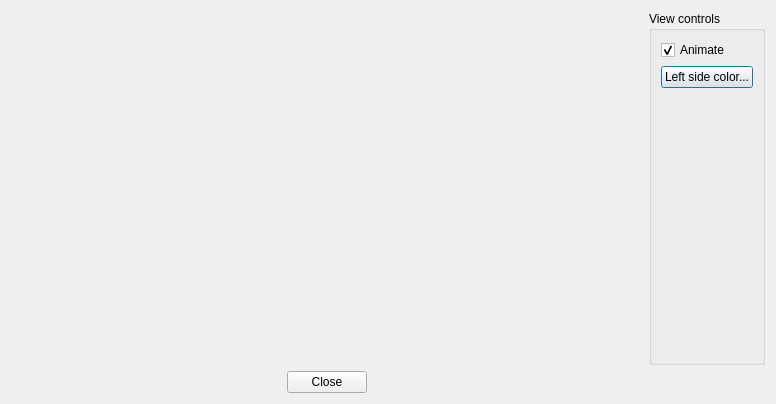
<?xml version="1.0" encoding="UTF-8"?>
<ui version="4.0">
 <class>Dialog</class>
 <widget class="QDialog" name="Dialog">
  <property name="geometry">
   <rect>
    <x>0</x>
    <y>0</y>
    <width>776</width>
    <height>404</height>
   </rect>
  </property>
  <property name="windowTitle">
   <string>Hold right mouse button to navigate with WASDQE</string>
  </property>
  <layout class="QGridLayout" name="gridLayout">
   <item row="0" column="0">
    <widget class="QWidget" name="widgetViewContainer" native="true"/>
   </item>
   <item row="0" column="1">
    <widget class="QGroupBox" name="groupBox">
     <property name="title">
      <string>View controls</string>
     </property>
     <layout class="QVBoxLayout" name="verticalLayout">
      <item>
       <widget class="QCheckBox" name="checkBoxAnimate">
        <property name="text">
         <string>Animate</string>
        </property>
        <property name="checked">
         <bool>true</bool>
        </property>
       </widget>
      </item>
      <item>
       <widget class="QPushButton" name="pushButton">
        <property name="text">
         <string>Left side color...</string>
        </property>
       </widget>
      </item>
      <item>
       <spacer name="verticalSpacer">
        <property name="orientation">
         <enum>Qt::Vertical</enum>
        </property>
        <property name="sizeHint" stdset="0">
         <size>
          <width>20</width>
          <height>279</height>
         </size>
        </property>
       </spacer>
      </item>
     </layout>
    </widget>
   </item>
   <item row="1" column="0">
    <widget class="QDialogButtonBox" name="buttonBox">
     <property name="orientation">
      <enum>Qt::Horizontal</enum>
     </property>
     <property name="standardButtons">
      <set>QDialogButtonBox::Close</set>
     </property>
     <property name="centerButtons">
      <bool>true</bool>
     </property>
    </widget>
   </item>
  </layout>
 </widget>
 <resources/>
 <connections>
  <connection>
   <sender>buttonBox</sender>
   <signal>accepted()</signal>
   <receiver>Dialog</receiver>
   <slot>accept()</slot>
   <hints>
    <hint type="sourcelabel">
     <x>248</x>
     <y>254</y>
    </hint>
    <hint type="destinationlabel">
     <x>157</x>
     <y>274</y>
    </hint>
   </hints>
  </connection>
  <connection>
   <sender>buttonBox</sender>
   <signal>rejected()</signal>
   <receiver>Dialog</receiver>
   <slot>reject()</slot>
   <hints>
    <hint type="sourcelabel">
     <x>316</x>
     <y>260</y>
    </hint>
    <hint type="destinationlabel">
     <x>286</x>
     <y>274</y>
    </hint>
   </hints>
  </connection>
 </connections>
</ui>
